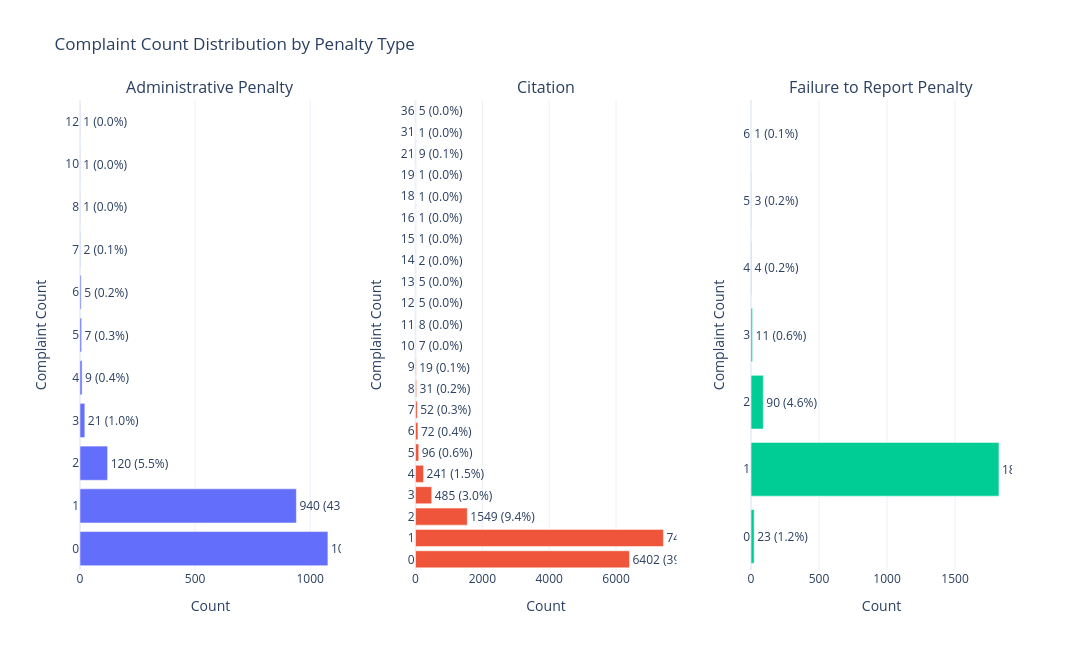

Source (notebook cell):
### Code cell
import plotly.graph_objects as go
from plotly.subplots import make_subplots

penalty_types = ["Administrative Penalty", "Citation", "Failure to Report Penalty"]

fig = make_subplots(
    rows=1, cols=3,
    subplot_titles=penalty_types,
    horizontal_spacing=0.08
)

for i, ptype in enumerate(penalty_types, start=1):
    subset = df_mart[df_mart['PENALTY_TYPE'] == ptype]

    counts = (
        subset['COMPLAINT_COUNT']
        .value_counts()
        .sort_index()
    )

    fig.add_trace(
        go.Bar(
            x=counts.values,
            y=counts.index.astype(str),
            orientation='h',
            text=[f'{v} ({v/counts.sum()*100:.1f}%)' for v in counts.values],
            textposition='outside',
            showlegend=False
        ),
        row=1, col=i
    )

fig.update_layout(
    title='Complaint Count Distribution by Penalty Type',
    template='plotly_white',
    height=650,
    width=1500
)

# allow different scales for each subplot
fig.update_xaxes(matches=None, title_text='Count')

fig.update_yaxes(title_text='Complaint Count')

fig.show()

### Figure 1 — Plotly figure (JSON) as saved in the notebook; plotly's stock layout.template omitted (floating-point values rounded to 4 significant figures)
{"data": [{"orientation": "h", "showlegend": false, "text": ["1077 (49.3%)", "940 (43.0%)", "120 (5.5%)", "21 (1.0%)", "9 (0.4%)", "7 (0.3%)", "5 (0.2%)", "2 (0.1%)", "1 (0.0%)", "1 (0.0%)", "1 (0.0%)"], "textposition": "outside", "type": "bar", "x": [1077, 940, 120, 21, 9, 7, 5, 2, 1, 1, 1], "xaxis": "x", "y": ["0", "1", "2", "3", "4", "5", "6", "7", "8", "10", "12"], "yaxis": "y"}, {"orientation": "h", "showlegend": false, "text": ["6402 (39.0%)", "7418 (45.2%)", "1549 (9.4%)", "485 (3.0%)", "241 (1.5%)", "96 (0.6%)", "72 (0.4%)", "52 (0.3%)", "31 (0.2%)", "19 (0.1%)", "7 (0.0%)", "8 (0.0%)", "5 (0.0%)", "5 (0.0%)", "2 (0.0%)", "1 (0.0%)", "1 (0.0%)", "1 (0.0%)", "1 (0.0%)", "9 (0.1%)", "1 (0.0%)", "5 (0.0%)"], "textposition": "outside", "type": "bar", "x": [6402, 7418, 1549, 485, 241, 96, 72, 52, 31, 19, 7, 8, 5, 5, 2, 1, 1, 1, 1, 9, 1, 5], "xaxis": "x2", "y": ["0", "1", "2", "3", "4", "5", "6", "7", "8", "9", "10", "11", "12", "13", "14", "15", "16", "18", "19", "21", "31", "36"], "yaxis": "y2"}, {"orientation": "h", "showlegend": false, "text": ["23 (1.2%)", "1823 (93.2%)", "90 (4.6%)", "11 (0.6%)", "4 (0.2%)", "3 (0.2%)", "1 (0.1%)"], "textposition": "outside", "type": "bar", "x": [23, 1823, 90, 11, 4, 3, 1], "xaxis": "x3", "y": ["0", "1", "2", "3", "4", "5", "6"], "yaxis": "y3"}], "layout": {"annotations": [{"font": {"size": 16}, "showarrow": false, "text": "Administrative Penalty", "x": 0.14, "xanchor": "center", "xref": "paper", "y": 1, "yanchor": "bottom", "yref": "paper"}, {"font": {"size": 16}, "showarrow": false, "text": "Citation", "x": 0.5, "xanchor": "center", "xref": "paper", "y": 1, "yanchor": "bottom", "yref": "paper"}, {"font": {"size": 16}, "showarrow": false, "text": "Failure to Report Penalty", "x": 0.86, "xanchor": "center", "xref": "paper", "y": 1, "yanchor": "bottom", "yref": "paper"}], "height": 650, "title": {"text": "Complaint Count Distribution by Penalty Type"}, "width": 1500, "xaxis": {"anchor": "y", "domain": [0, 0.28], "title": {"text": "Count"}}, "xaxis2": {"anchor": "y2", "domain": [0.36, 0.64], "title": {"text": "Count"}}, "xaxis3": {"anchor": "y3", "domain": [0.72, 1], "title": {"text": "Count"}}, "yaxis": {"anchor": "x", "domain": [0, 1], "title": {"text": "Complaint Count"}}, "yaxis2": {"anchor": "x2", "domain": [0, 1], "title": {"text": "Complaint Count"}}, "yaxis3": {"anchor": "x3", "domain": [0, 1], "title": {"text": "Complaint Count"}}}}
